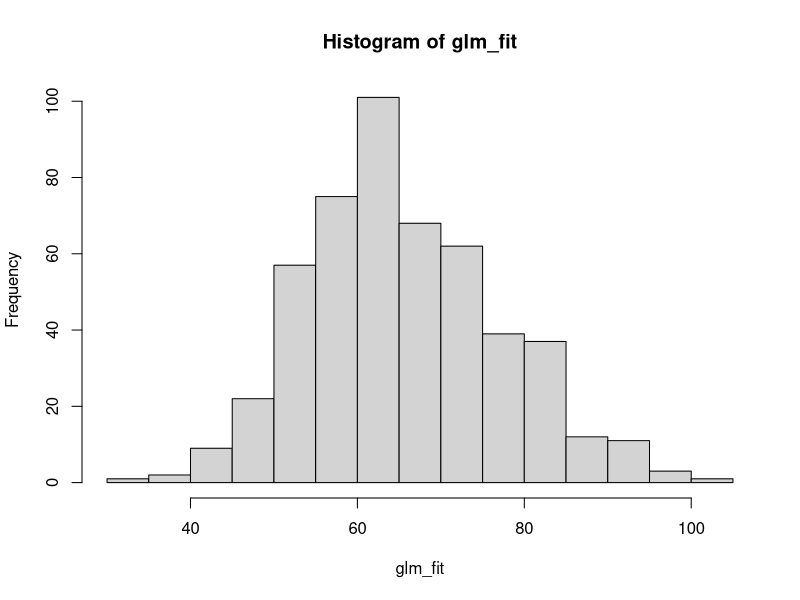
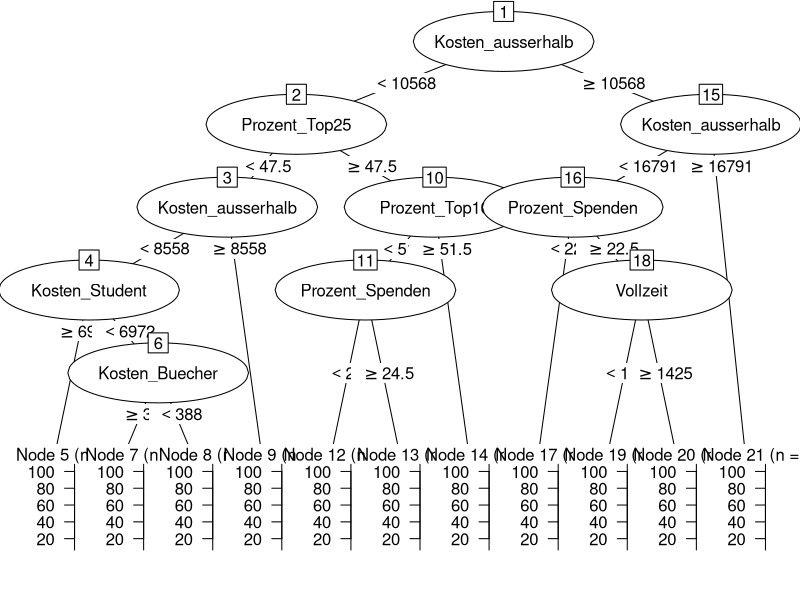
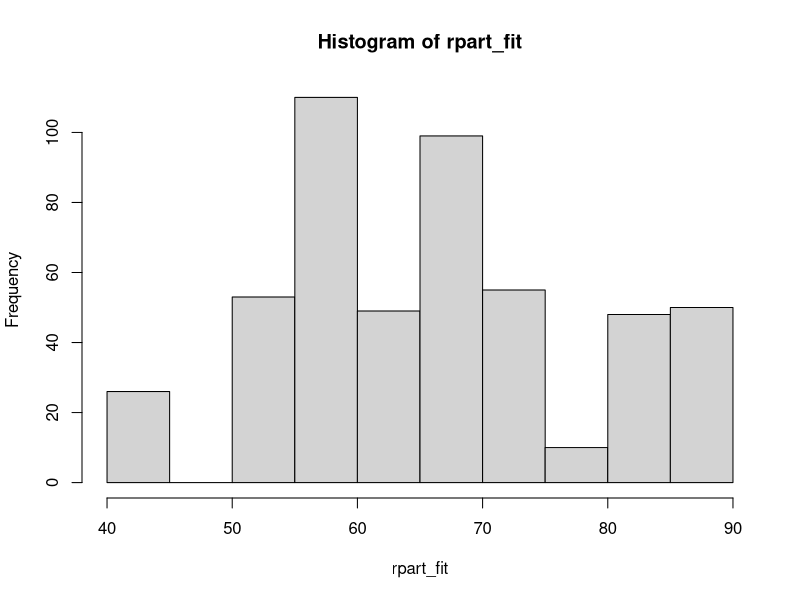
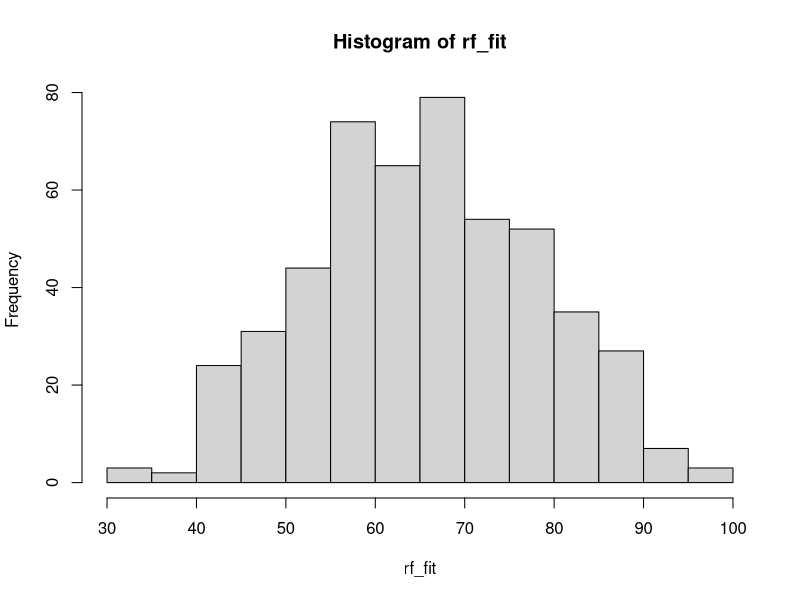

Reproduce these figures in R, in order.
## ---- chunk 1
knitr::opts_chunk$set(comment = NA, 
                      fig.width = 6, 
                      fig.height = 6,
                      fig.align = 'center',
                      echo = FALSE, 
                      eval = FALSE, 
                      warning = FALSE,
                      message = FALSE)

options(digits = 3)
library(tidyverse)
library(caret)
library(party)
library(partykit)

## ---- chunk 2
library(tidyverse)
library(caret)
library(party)
library(partykit)
## ---- chunk 3
# Setze Samplingmethode auf none
ctrl_none <- trainControl(method = "none") 
## ---- chunk 4
# Lese Daten ein
graduation_train <- read_csv(file = "1_Data/graduation_train.csv")
graduation_test <- read_csv(file = "1_Data/graduation_test.csv")
## ---- chunk 5
# Konvertiere alle character zu factor
graduation_train <- graduation_train %>%
          mutate_if(is.character, factor)

graduation_test <- graduation_test %>%
          mutate_if(is.character, factor)
## ---- chunk 6
abschluss_glm <- train(form = Abschlussrate ~ .,
                  data = graduation_train,
                  method = "glm",
                  trControl = ctrl_none)
## ---- chunk 7
abschluss_glm$finalModel
summary(abschluss_glm)
## ---- chunk 8
glm_fit <- predict(abschluss_glm)
## ---- chunk 9
glm_fit[1:10]
hist(glm_fit)
## ---- chunk 10
abschluss_rpart <- train(form = Abschlussrate ~ .,
                  data = graduation_train,
                  method = "rpart",
                  trControl = ctrl_none,
                  tuneGrid = expand.grid(cp = .01))
## ---- chunk 11
abschluss_rpart$finalModel
plot(as.party(abschluss_rpart$finalModel))
## ---- chunk 12
rpart_fit <- predict(abschluss_rpart)
## ---- chunk 13
rpart_fit[1:10]
hist(rpart_fit)
## ---- chunk 14
abschluss_rf <- train(form = Abschlussrate ~ .,   
                 data = graduation_train,
                 method = "rf",
                 trControl = ctrl_none,
                 tuneGrid = expand.grid(mtry = 2))  
## ---- chunk 15
rf_fit <- predict(abschluss_rf)
## ---- chunk 16
rf_fit[1:10]
hist(rf_fit)
## ---- chunk 17
criterion_train <- graduation_train$Abschlussrate
## ---- chunk 18
# Regression
postResample(pred = glm_fit, obs = criterion_train)

# Decision Trees
postResample(pred = rpart_fit, obs = criterion_train)

# Random Forests
postResample(pred = rf_fit, obs = criterion_train)
## ---- chunk 19
# Regression
glm_pred <- predict(abschluss_glm, newdata = graduation_test)

# Decision Tree
rpart_pred <- predict(abschluss_rpart, newdata = graduation_test)

# Random Forest
rf_pred <- predict(abschluss_rf, newdata = graduation_test)
## ---- chunk 20
# Speichere die Kriteriumswerte des Testdatensatzes
criterion_test <- graduation_test$Abschlussrate
## ---- chunk 21
# Regression
postResample(pred = glm_pred, obs = criterion_test)

# Decision Trees
postResample(pred = rpart_pred, obs = criterion_test)

# Random Forests
postResample(pred = rf_pred, obs = criterion_test)
## ---- chunk 22
# Der Random Forest!
## ---- chunk 23
# Der Fit der Regression blieb relativ konstant. Die Performanz des Random
# hat deutlich abgenommen.
## ---- chunk 24
# Lese Daten ein
house_train <- read_csv(file = "1_Data/house_train.csv")
house_test <- read_csv(file = "1_Data/house_test.csv")
## ---- chunk 25
# Konvertiere alle character zu factor
house_train <- house_train %>%
          mutate_if(is.character, factor)

house_test <- house_test %>%
          mutate_if(is.character, factor)
## ---- chunk 26
# Regression
preis_glm <- train(form = Preis ~ .,
                  data = house_train,
                  method = "glm",
                  trControl = ctrl_none)

# Decision tree
preis_rpart <- train(form = Preis ~ .,
                  data = house_train,
                  method = "rpart",
                  trControl = ctrl_none,
                  tuneGrid = expand.grid(cp = .01)) 

# Random Forest
preis_rf <- train(form = Preis ~ .,
                 data = house_train,
                 method = "rf",
                 trControl = ctrl_none,
                 tuneGrid = expand.grid(mtry = 2))
## ---- chunk 27
# Speichere die Kriteriumswerte
criterion_train <- house_train$Preis
criterion_test <- house_test$Preis
## ---- chunk 28
# Fitting
postResample(pred = glm_fit, obs = criterion_train)
postResample(pred = rpart_fit, obs = criterion_train)
postResample(pred = rf_fit, obs = criterion_train)

# Prediction
postResample(pred = glm_pred, obs = criterion_test)
postResample(pred = rpart_pred, obs = criterion_test)
postResample(pred = rf_pred, obs = criterion_test)
## ---- chunk 29
# Random Forest!
## ---- chunk 30
library(tidyverse)
library(ggthemes)
